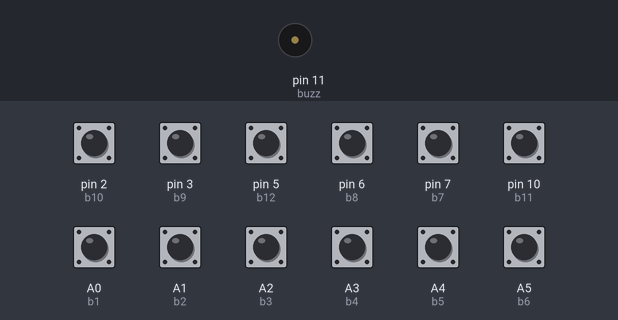
The program below on a simulated Arduino Nano, built with avr-gcc and run on an emulated ATmega328P. Parts: buzzer (waves = sounding). The test bench sets the inputs (shaded band); at power-on: A0 (b1), A1 (b2), A2 (b3), A3 (b4), A4 (b5), A5 (b6), pin 2 (b10), pin 3 (b9), pin 5 (b12), pin 6 (b8), pin 7 (b7), pin 10 (b11) HIGH.

Above: at 1.2 s.
1.3 s: pin 2 (b10) pulled LOW for 0.15 s
At 1.43 s:
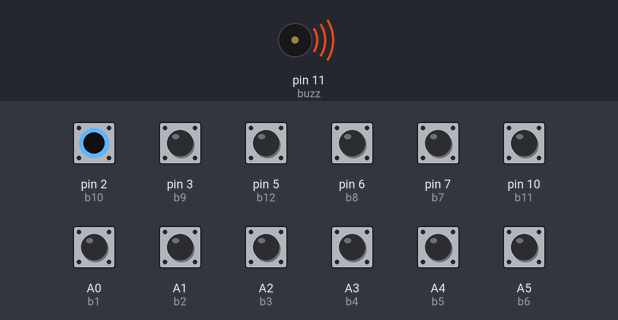
Timing chart, 0 to 4.3 s (numbered marks = the images above; inputs shaded):
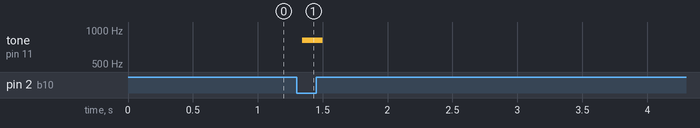

Measured:
- after the input at 1.3 s, tone on pin 11 (buzz): silent → 810 Hz at once, → silent 0.16 s later

The program:

main.cpp
```cpp
#include <Arduino.h>

#define NOTE_B0  31
#define NOTE_C1  33
#define NOTE_CS1 35
#define NOTE_D1  37
#define NOTE_DS1 39
#define NOTE_E1  41
#define NOTE_F1  44
#define NOTE_FS1 46
#define NOTE_G1  49
#define NOTE_GS1 52
#define NOTE_A1  55
#define NOTE_AS1 58
#define NOTE_B1  62
#define NOTE_C2  65
#define NOTE_CS2 69
#define NOTE_D2  73
#define NOTE_DS2 78
#define NOTE_E2  82
#define NOTE_F2  87
#define NOTE_FS2 93
#define NOTE_G2  98
#define NOTE_GS2 104
#define NOTE_A2  110
#define NOTE_AS2 117
#define NOTE_B2  123
#define NOTE_C3  131
#define NOTE_CS3 139
#define NOTE_D3  147
#define NOTE_DS3 156
#define NOTE_E3  165
#define NOTE_F3  175
#define NOTE_FS3 185
#define NOTE_G3  196
#define NOTE_GS3 208
#define NOTE_A3  220
#define NOTE_AS3 233
#define NOTE_B3  247
#define NOTE_C4  262
#define NOTE_CS4 277
#define NOTE_D4  294
#define NOTE_DS4 311
#define NOTE_E4  330
#define NOTE_F4  349
#define NOTE_FS4 370
#define NOTE_G4  392
#define NOTE_GS4 415
#define NOTE_A4  440
#define NOTE_AS4 466
#define NOTE_B4  494
#define NOTE_C5  523
#define NOTE_CS5 554
#define NOTE_D5  587
#define NOTE_DS5 622
#define NOTE_E5  659
#define NOTE_F5  698
#define NOTE_FS5 740
#define NOTE_G5  784
#define NOTE_GS5 831
#define NOTE_A5  880
#define NOTE_AS5 932
#define NOTE_B5  988
#define NOTE_C6  1047
#define NOTE_CS6 1109
#define NOTE_D6  1175
#define NOTE_DS6 1245
#define NOTE_E6  1319
#define NOTE_F6  1397
#define NOTE_FS6 1480
#define NOTE_G6  1568
#define NOTE_GS6 1661
#define NOTE_A6  1760
#define NOTE_AS6 1865
#define NOTE_B6  1976
#define NOTE_C7  2093
#define NOTE_CS7 2217
#define NOTE_D7  2349
#define NOTE_DS7 2489
#define NOTE_E7  2637
#define NOTE_F7  2794
#define NOTE_FS7 2960
#define NOTE_G7  3136
#define NOTE_GS7 3322
#define NOTE_A7  3520
#define NOTE_AS7 3729
#define NOTE_B7  3951
#define NOTE_C8  4186
#define NOTE_CS8 4435
#define NOTE_D8  4699
#define NOTE_DS8 4978

byte redPin = A6;
byte bluePin = A7;
byte greenPin = 4;

byte buzz = 11;

byte b1 = A0;
byte b2 = A1;
byte b3 = A2;
byte b4 = A3;
byte b5 = A4;
byte b6 = A5;
byte b7 = 7;
byte b8 = 6;
byte b9 = 3;
byte b10 = 2;
byte b11 = 10;
byte b12 = 5;

byte v1;
byte v2;
byte v3;
byte v4;
byte v5;
byte v6;
byte v7;
byte v8;
byte v9;
byte v10;
byte v11;
byte v12;

void setup() {
    pinMode(buzz, OUTPUT);

    pinMode(b1, INPUT);
    digitalWrite(b1, HIGH);

    pinMode(b2, INPUT);
    digitalWrite(b2, HIGH);

    pinMode(b3, INPUT);
    digitalWrite(b3, HIGH);

    pinMode(b4, INPUT);
    digitalWrite(b4, HIGH);

    pinMode(b5, INPUT);
    digitalWrite(b5, HIGH);

    pinMode(b6, INPUT);
    digitalWrite(b6, HIGH);

    pinMode(b7, INPUT);
    digitalWrite(b7, HIGH);

    pinMode(b8, INPUT);
    digitalWrite(b8, HIGH);

    pinMode(b9, INPUT);
    digitalWrite(b9, HIGH);

    pinMode(b10, INPUT);
    digitalWrite(b10, HIGH);

    pinMode(b11, INPUT);
    digitalWrite(b11, HIGH);

    pinMode(b12, INPUT);
    digitalWrite(b12, HIGH);

    pinMode(bluePin, OUTPUT);
    digitalWrite(bluePin, HIGH);

    Serial.begin(9600);
}

void loop() {
    v1 = digitalRead(b1);
    v2 = digitalRead(b2);
    v3 = digitalRead(b3);
    v4 = digitalRead(b4);
    v5 = digitalRead(b5);
    v6 = digitalRead(b6);
    v7 = digitalRead(b7);
    v8 = digitalRead(b8);
    v9 = digitalRead(b9);
    v10 = digitalRead(b10);
    v11 = digitalRead(b11);
    v12 = digitalRead(b12);

    if (v1 == 0) {
        digitalWrite(buzz, HIGH);
        delayMicroseconds(NOTE_B6);
        digitalWrite(buzz, LOW);
    }

    else if (v2 == 0) {
        digitalWrite(buzz, HIGH);
        delayMicroseconds(NOTE_AS6);
        digitalWrite(buzz, LOW);
    }

    else if (v3 == 0) {
        digitalWrite(buzz, HIGH);
        delayMicroseconds(NOTE_A6);
        digitalWrite(buzz, LOW);
    }

    else if (v4 == 0) {
        digitalWrite(buzz, HIGH);
        delayMicroseconds(NOTE_GS6);
        digitalWrite(buzz, LOW);
    }

    else if (v5 == 0) {
        digitalWrite(buzz, HIGH);
        delayMicroseconds(NOTE_G6);
        digitalWrite(buzz, LOW);
    }

    else if (v6 == 0) {
        digitalWrite(buzz, HIGH);
        delayMicroseconds(NOTE_FS6);
        digitalWrite(buzz, LOW);
    }

    else if (v7 == 0) {
        digitalWrite(buzz, HIGH);
        delayMicroseconds(NOTE_F6);
        digitalWrite(buzz, LOW);
    }

    else if (v8 == 0) {
        digitalWrite(buzz, HIGH);
        delayMicroseconds(NOTE_E6);
        digitalWrite(buzz, LOW);
    }

    else if (v9 == 0) {
        digitalWrite(buzz, HIGH);
        delayMicroseconds(NOTE_DS6);
        digitalWrite(buzz, LOW);
    }

    else if (v10 == 0) {
        digitalWrite(buzz, HIGH);
        delayMicroseconds(NOTE_D6);
        digitalWrite(buzz, LOW);
    }

    else if (v11 == 0) {
        digitalWrite(buzz, HIGH);
        delayMicroseconds(NOTE_CS6);
        digitalWrite(buzz, LOW);
    }

    else if (v12 == 0) {
        digitalWrite(buzz, HIGH);
        delayMicroseconds(NOTE_C6);
        digitalWrite(buzz, LOW);
    }
}
```
